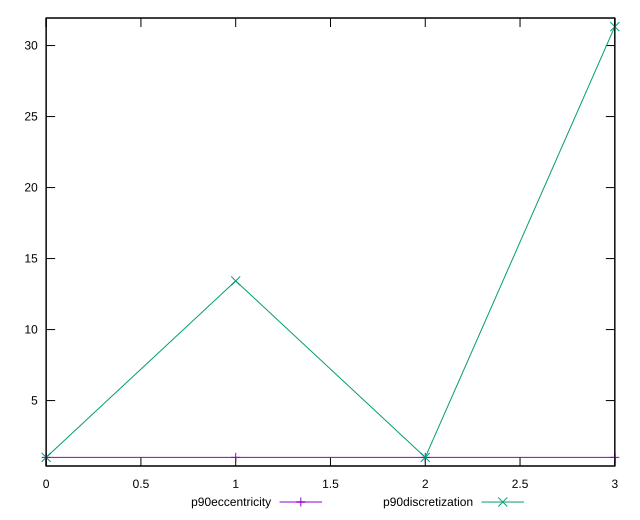

Here is the gnuplot script that generated this plot:
reset

$p90Eccentricity <<EOF
0 0.9999999999999999
1 1
2 0.9999999999999997
3 1.0000000000000022
EOF

$p90Discretization <<EOF
0 1
1 13.428571428571429
2 1
3 31.333333333333332
EOF

set key outside below
set xrange [0:3]
set yrange [0.393333333333333:31.939999999999998]
set trange [0.393333333333333:31.939999999999998]
set terminal svg size 640, 520 enhanced background rgb 'white'
set output "reports/report_00033_2021-03-01T14-23-16.841Z/uses-long-cache-ttl/progression/eccentricity.svg"

plot $p90Eccentricity title "p90eccentricity" with linespoints, \
     $p90Discretization title "p90discretization" with linespoints

reset
